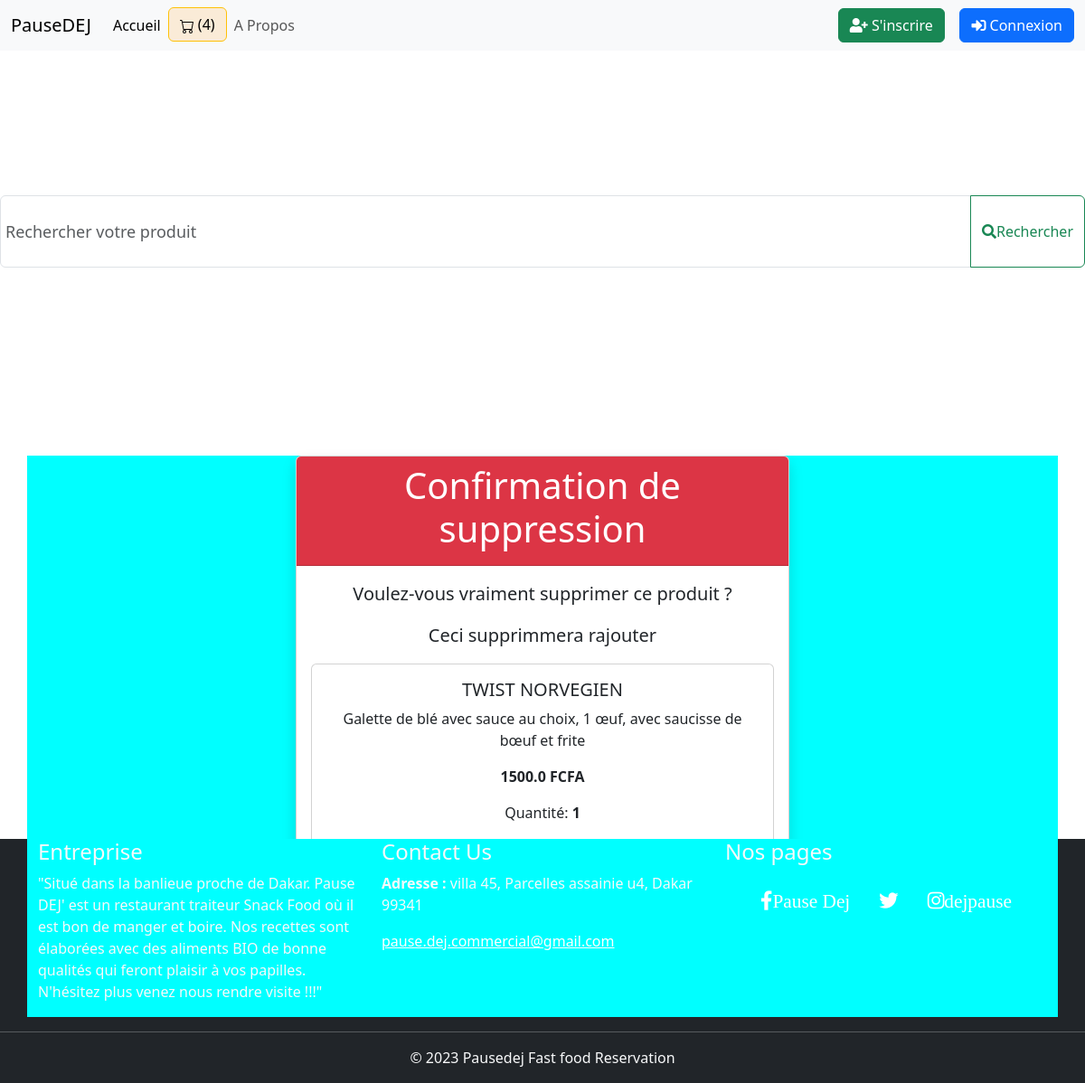
Page /panier/supprimer_panier/20/ (signed in) on the committed database.
### panier/models.py (models this page shows, shortened)
class CartItem(models.Model):
    user = models.ForeignKey(settings.AUTH_USER_MODEL, on_delete=models.CASCADE)
    product = models.ForeignKey(Product, on_delete=models.CASCADE)
    quantity = models.PositiveIntegerField(default=0)
    def subtotal(self):
        return self.quantity * self.product.price

### produits/models.py (models this page shows, shortened)
class Product(models.Model):
    image= models.ImageField(upload_to='images/')
    title= models.CharField(max_length=150,null=True)
    price= models.FloatField(default=0.0)
    quantity=models.PositiveIntegerField(default=0)
    description=models.CharField(max_length=300,null=True)
    category=models.ForeignKey(Categorie, on_delete=models.CASCADE)

### panier/views.py (the view)
# urls.py: path('supprimer_panier/<int:product_id>/', supprimer_panier, name='supprimer_panier'),
@login_required
def supprimer_panier(request, product_id):
    cart_items = get_object_or_404(CartItem, user=request.user, product_id=product_id)
    if request.method == 'POST':
        cart_items.delete()
        messages.success(request, "Le produit a été supprimé du panier avec succès.")
        return redirect('view_cart')  # Redirigez l'utilisateur vers la page du panier ou toute autre page appropriée
    else:
        total_quantity=0
        if request.user.is_authenticated:
          total_quantity = CartItem.objects.filter(user=request.user).aggregate(total_quantity=Sum('quantity'))['total_quantity'] or 0
        context={'total_quantity':total_quantity, 'cart_items':cart_items}
        return render(request, 'produits/product_delete.html', context)

### produits/templates/produits/product_delete.html (shortened to what this page needs)
{% extends 'main.html' %}
{% block content %}
<div class="container mt-5">
  <div class="row justify-content-center">
    <div class="col-md-6">
      <div class="card shadow">
        <div class="card-header bg-danger text-white">
          <h1 class="text-center">Confirmation de suppression</h1>
        </div>
        <div class="card-body">
          <p class="lead">Voulez-vous vraiment supprimer ce produit ?</p>
          <p class="lead">Ceci supprimmera  rajouter</p>
          <div class="card">
            <div class="card-body">
              <h5 class="card-title">{{ cart_items.product.title }}</h5>
              <p class="card-text">{{ cart_items.product.description }}</p>
              <p class="card-text"><strong> {{ cart_items.subtotal }}  FCFA</strong></p>
              <div class="quantity buttons_added">
                <p>Quantité: <strong>{{ cart_items.quantity }}</strong></p>
              </div>
            </div>
          </div>
          <div class="text-center mt-4">
            <form method="post" >
              <button type="submit" class="btn btn-danger mr-2">Confirmer la suppression</button>
              <a href={% url 'view_cart' %} class="btn btn-warning mr-2">annuler</a>
            </form>
          </div>
        </div>
      </div>
    </div>
  </div>
</div>
<br>
{% endblock %}

### static/css/style.css (style rules this page uses)
.card-body { text-align: center; height: 400px; }
.container { background-color: aqua; }

### rows in the picture
CartItem: product "TWIST NORVEGIEN", product.description "Galette de blé avec sauce au choix, 1 œuf, avec saucisse de bœuf et frite", subtotal "1500.0", quantity "1"

### other values in the picture
{{ total_quantity }} "4"
